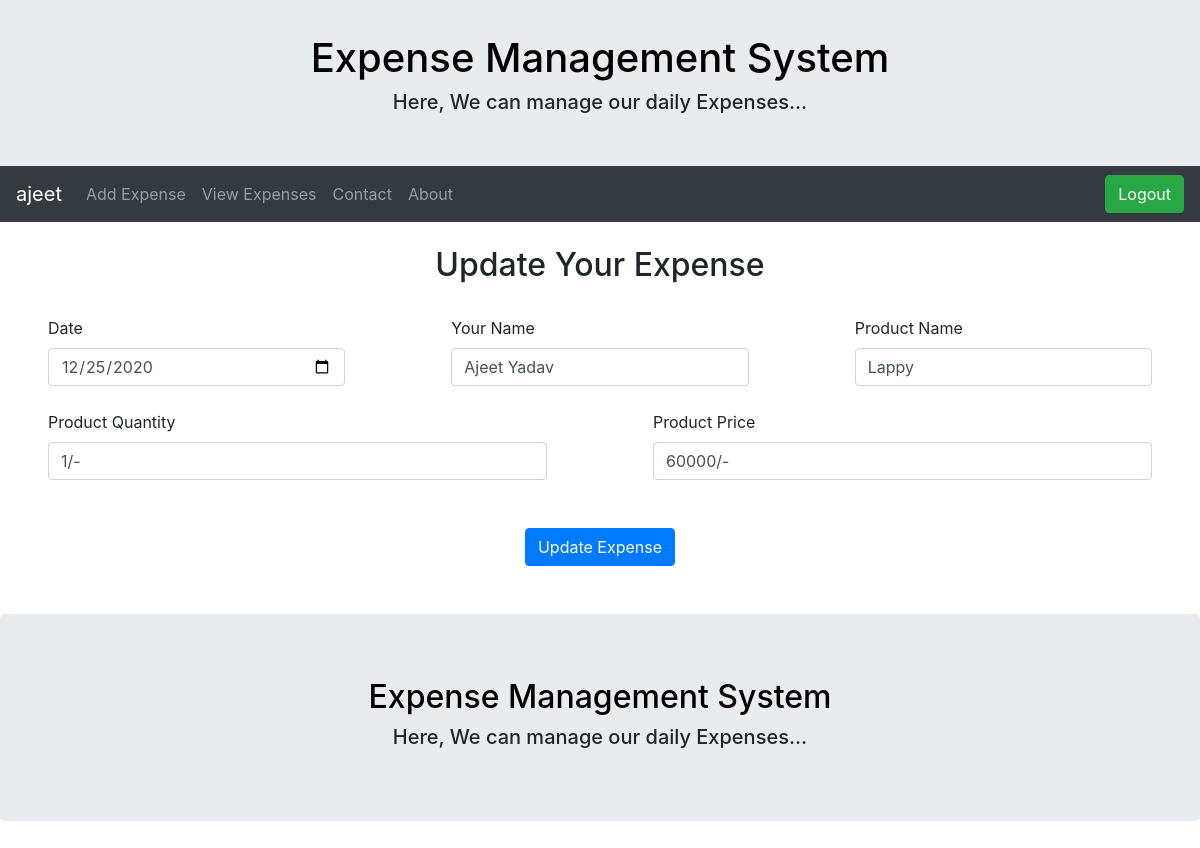
/update/1 (signed in), run on the app's committed database.
### tables this page shows
CREATE TABLE Products (
	date_ VARCHAR NOT NULL,
	id INTEGER PRIMARY KEY AUTOINCREMENT,
	name TEXT NOT NULL,
	products TEXT NOT NULL,
	prod_qnty TEXT NOT NULL,
	prod_price TEXT NOT NULL );

### app.py (the view, shortened to what this page needs)
@app.route('/update/<int:id>',methods=['POST','GET'])
def update(id):
    if 'user' in session:
        connection = sqlite3.connect("users.db")
        connection.row_factory = sqlite3.Row
        cursor = connection.cursor()
        cursor.execute('select * from Products WHERE id={0}'.format(id))
        rows = cursor.fetchone()
        connection.close()
        return render_template('update.html',rows = rows)
    else:
        return redirect(url_for('login'))

### Templates/update.html (shortened to what this page needs)
{% extends 'layout.html'%}
{% block content%}
<!DOCTYPE html>
<html lang="en" dir="ltr">
<head>
</head>
<body>
  <br>
  <center>
    <h2>Update Your Expense</h2>
    <br>
  </center>
  <form method="post" >
    <div class="form-row">
    <div class="col  mx-sm-5">
      <label>Date</label>
      <input type="date" class="form-control" name="date" value="{{rows['date_']}}" required>
    </div>
    <div class="col mx-sm-5">
      <label>Your Name</label>
      <input type="text" class="form-control" name='name' value="{{rows['name']}}" required>
    </div>
    <div class="col mx-sm-5">
      <label>Product Name</label>
      <input type="text" class="form-control" name='prod_name' value="{{rows['Products']}}" required>
    </div>
  </div>
  <br>
    <div class="form-row">
    <div class="col  mx-sm-5">
      <label>Product Quantity</label>
      <input type="text" class="form-control" name='prod_Qty' value="{{rows['prod_qnty']}}" required>
    </div>
    <div class="col mx-sm-5">
      <label>Product Price</label>
      <input type="text" class="form-control" name='price' value="{{rows['prod_price']}}" required>
    </div>
  </div>
  <br><br>
  <center>
    <div class="form-row">
    <div class="col mx-sm-5">
      <button class="btn btn-primary" type="submit">Update Expense</button>
    </div>
    </div>
  </center>
  <br><br>
</form>
</body>
</html>
{% endblock %}

### data on the page
Products: date "12/25/2020", name "Ajeet Yadav", prod_name "Lappy", prod_Qty "1/-", price "60000/-"

### other printed values
{{ session["user"] }} "ajeet"
